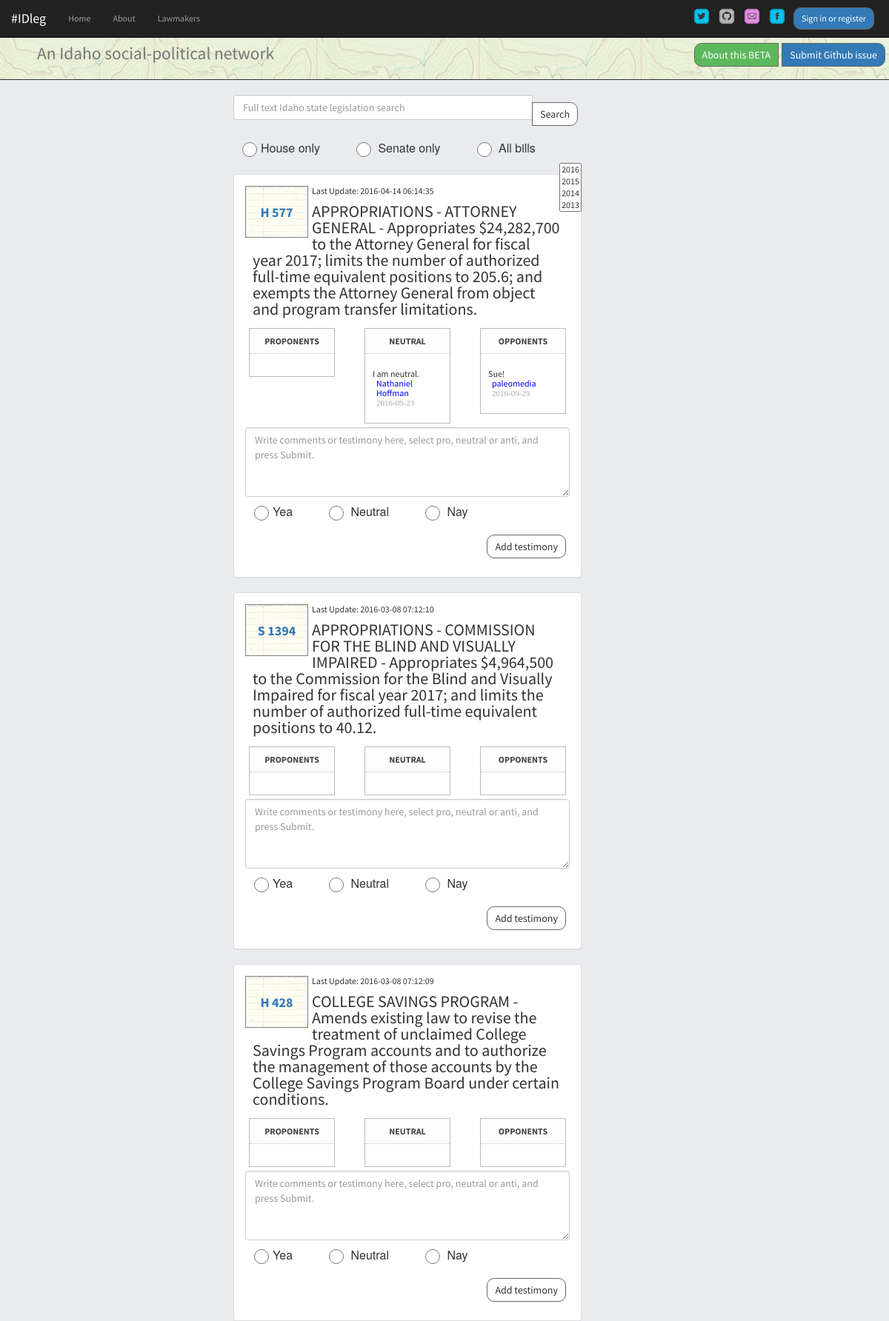
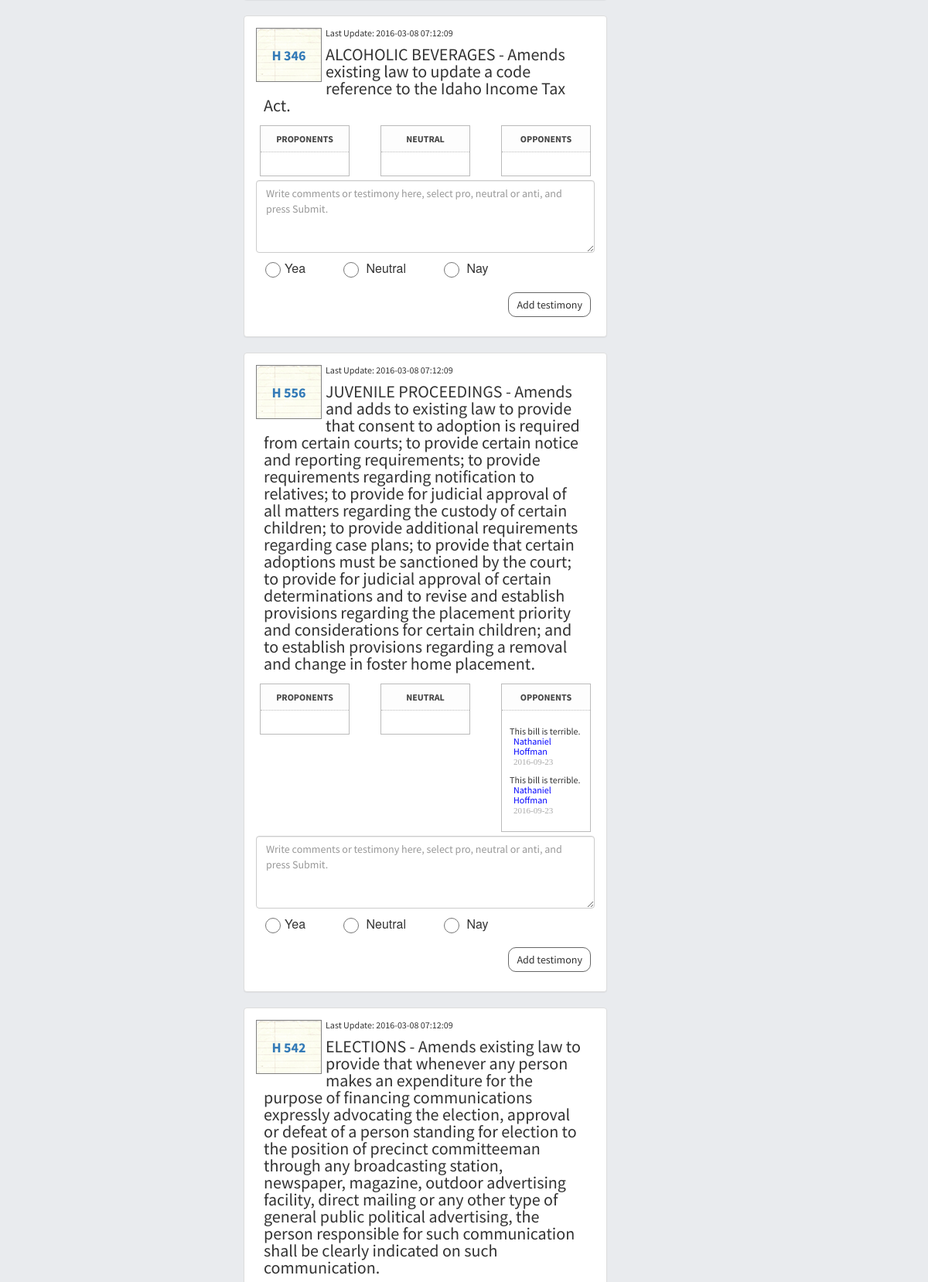
/index (upper part), run on the app's committed database (2 pictures, top to bottom).
### app/idleg/models.py (models this page shows, shortened)
class Bill(db.Model):
  __searchable__ = ['bill_name','title','bill_id']
  bill_id = db.Column(db.String(6)) #i.e. H 572
  year = db.Column(db.String(4))
  title = db.Column(db.Text) #Title and Descrip
  bill_name = db.Column(db.String(9), primary_key=True) #unique bill ID from Sunlight
  last_updated = db.Column(db.Text)
  votes_for = db.Column(db.Integer)
  votes_against = db.Column(db.Integer)
  comments = db.relationship('Comment', backref='bill_name', lazy='dynamic')

class Comment(db.Model):
    id = db.Column(db.Integer, primary_key = True)
    body = db.Column(db.String(140))
    timestamp = db.Column(db.DateTime)
    author = db.Column(db.String, db.ForeignKey('user.id'))
    comment_type = db.Column(db.String(8))
    bill_num = db.Column(db.String(8), db.ForeignKey('bill.bill_name'))

class User(db.Model):
  id = db.Column(db.Integer, primary_key=True)
  username = db.Column(db.String(100), unique=True)
  pwdhash= db.Column(db.String())
  email = db.Column(db.String(64), nullable=True)
  comments = db.relationship('Comment', backref='commenter', lazy='dynamic')

### app/idleg/views.py (the view)
@idleg.route('/', methods=['GET','POST'])
@idleg.route('/index', methods=['GET','POST'])
@idleg.route('/home', methods=['GET','POST'])
@idleg.route('/index/<int:page>', methods=['GET','POST'])
@cache.cached(timeout=60)
def home(page=1):
  form = RegistrationForm(request.form)
  comment_form = CommentForm(request.form)
  search_form = SearchForm(request.form)
  id_bills = Bill.query.order_by(desc(Bill.last_updated)).paginate(page, 10, False)
  return render_template('home.html', user=current_user, id_bills=id_bills, form=form, comment_form=comment_form, search_form=search_form)

### app/idleg/models.py
class RegistrationForm(Form):
  username = TextField('Username', [InputRequired()])
  email = StringField('Email Address', [InputRequired()])
  password = PasswordField('Password', [validators.DataRequired(), validators.EqualTo('confirm', message='Passwords must match')])
  confirm = PasswordField('Confirm Password', [InputRequired()])

class CommentForm(Form):
  comment = TextAreaField('comment')
  position = RadioField(
    'Yea, Neutral or Nay?',
    choices=[('yea','Yea'),('neutral','Neutral'),('nay','Nay')])

### app/idleg/views.py (called while the page is built)
@idleg.before_request
def get_current_user():
  g.user = current_user

### app/templates/home.html
{% extends 'base.html' %}
{% block container %}
  {% include 'bill_list.html' %}
{% endblock %}

### app/templates/bill_list.html (shortened to what this page needs)
{% block container %}
    <div class="col-md-3"></div>
    <div class="col-md-5">
      <form action="http://127.0.0.1:5000/search" method="POST" role="search" id="searchTerm">
            <div class="input-group">
              {{ search_form.search(placeholder="Full text Idaho state legislation search", class="form-control") }}
              <span class="input-group-btn">
                <button id="submitsearch" type="submit" value="submit" class="btn btn-default">Search</button>
              </span>
            </div>
          <div class="form-group">
            <div>{{ search_form.house(class="radio-inline", type="radio") }}</div>
            <div class="btn-group btn-small pull-right" role="group" aria-label="Year selector">
              {{ search_form.year(class="selectpicker", type="dropdown", title="Select years") }}
            </div>
          </div>
      </form>
      <div class="list">
      {% for bill in id_bills.items %}
        <div class="panel panel-default">
          <div class="panel-body">
                <div><span class="billimage"><a href={{ url_for('idleg.bills', bill_deet=bill.bill_name) }}>{% print bill.bill_id %}</a></span></div>
                <div class="lastaction">Last Update: {% print bill.last_updated %}</div>
                <div class="billsummary">{% print bill.title %}</div>
            <div class="row">
              <div class="col-md-4">
                <div class="detailBox">
                  <div class="titleBox">
                    <label>Proponents</label>
                  </div>
                 <div class="actionBox">
                </div>
              </div>
            </div>
              <div class="col-md-4">
                <div class="detailBox">
                  <div class="titleBox">
                    <label>Neutral</label>
                  </div>
                 <div class="actionBox">
                  <ul class="neutral commentList">
                  {% if bill.comments %}
                    {% for comment in bill.comments %}
                      {% if comment.comment_type == "neutral" %}
                          <li>
                          <span class="commentText">
                          <p>{{ comment.body }}</p>
                          </span>
                          <span class="commenterName">
                            <p>{{ comment.commenter.username }}</p>
                          </span>
                          <span class="date sub-text">{{ comment.timestamp.strftime('%Y-%m-%d') }}
                          </span>
                        </li>
                        {% endif %}
                    {% endfor %}
                  {% endif %}
                  </ul>
                </div>
              </div>
            </div>
              <div class="col-md-4">
                <div class="detailBox">
                  <div class="titleBox">
                    <label>Opponents</label>
                  </div>
                 <div class="actionBox">
                  <ul class="nay commentList">
                  {% if bill.comments %}
                    {% for comment in bill.comments %}
                      {% if comment.comment_type == "nay" %}
                          <li>
                          <span class="commentText">
                          <p>{{ comment.body }}</p>
                          </span>
                          <span class="commenterName">
                            <p>{{ comment.commenter.username }}</p>
                          </span>
                          <span class="date sub-text">{{ comment.timestamp.strftime('%Y-%m-%d') }}
                          </span>
                        </li>
                        {% endif %}
                    {% endfor %}
                  {% endif %}
                  </ul>
                </div>
              </div>
            </div>
          </div>
              <div class="form-group">
                  <form role="form" id="comment-{{ bill.bill_id|replace(" ","") }}" class="commentForm">
                    {{ comment_form.comment(rows="4", placeholder="Write comments or testimony here, select pro, neutral or anti, and press Submit.", class="form-control") }}
                    <div class="form-group">{{ comment_form.position(class="radio-inline", type="radio") }}
                      <button id="submitcomment" type="submit" class="btn pull-right btn-default">Add testimony</button></div>
                  </form>
              </div>
              </div>
            </div>
          {% endfor %}
      </div>
  </div>
{% endblock %}

### app/static/css/styles.css (style rules this page uses)
body { background-color: #e9ebee; }
body { font-family: 'Source Sans Pro', Helvetica, sans-serif; font-size: 12px; line-height: 1.3rem; font-weight: 400; margin: 0; padding: 0; }
.form-group { position: relative; }
.btn { margin: 10px 5px 10px 5px; padding: 5px 10px; border-radius: 10px; border: solid 1px #666; display: block; float: left; cursor: pointer; }
#position label, #house label { padding:7px; font-weight: 200; margin: 3px 30px; }
#position li, #house li { display: inline; font: normal 12px/1.3 'helvetica neue', hevetica, arial; font-size: 16px; }
#position input[type=radio], #house input[type=radio] { border: 20px; width: 20px; height: 20px; margin: 12px; }
.radio-inline { padding-left: 0px; }
.billimage { background-image: url("../images/billpage.png"); position: relative; width: 85px; height: 70px; float: left; margin: 0px 5px 0px 0px; border: 1px solid gray; }
span.billimage { font-size: 1.5em; font-family: 'Source Sans Pro', Helvetica, sans-serif; font-weight: bold; line-height: 70px; padding: 0px 5px; text-align: center; }
.billsummary { font-size: 2.2rem; line-height: 2.2rem; padding:10px; }
.detailBox { border:1px solid #bbb; margin:5px; }
.titleBox { background-color:#fdfdfd; padding:10px; text-align: center; text-transform: uppercase; }
.titleBox label { color:#444; margin:0; display:inline-block; }
.commentList { padding:0; list-style:none; overflow:visible; }
.commentList li { margin:0; margin-top:10px; }
.commenterName p { margin:0 5px; color: blue; }
.commentText p { margin:0; clear: left; }
.sub-text { color:#aaa; font-family:verdana; font-size:11px; margin:0 5px; }
.actionBox { border-top:1px dotted #bbb; padding:10px; }

### data on the page
Bill: bill "H 577", last_updated "2016-04-14 06:14:35", title "APPROPRIATIONS - ATTORNEY GENERAL - Appropriates $24,282,700 to the Attorney General for fiscal year 2017; limits the number of authorized full-time equivalent positions to 205.6; and exempts the Attorney General from object and program transfer limitations."
Comment: body "I am neutral.", commenter.username "Nathaniel Hoffman", timestamp "2016-09-23"
Comment: body "Sue!", commenter.username "paleomedia", timestamp "2016-09-29"
Bill: bill "S 1394", last_updated "2016-03-08 07:12:10", title "APPROPRIATIONS - COMMISSION FOR THE BLIND AND VISUALLY IMPAIRED - Appropriates $4,964,500 to the Commission for the Blind and Visually Impaired for fiscal year 2017; and limits the number of authorized full-time equivalent positions to 40.12."
Bill: bill "H 428", last_updated "2016-03-08 07:12:09", title "COLLEGE SAVINGS PROGRAM - Amends existing law to revise the treatment of unclaimed College Savings Program accounts and to authorize the management of those accounts by the College Savings Program Board under certain conditions."
Bill: bill "H 346", last_updated "2016-03-08 07:12:09", title "ALCOHOLIC BEVERAGES - Amends existing law to update a code reference to the Idaho Income Tax Act."
Bill: bill "H 556", last_updated "2016-03-08 07:12:09", title "JUVENILE PROCEEDINGS - Amends and adds to existing law to provide that consent to adoption is required from certain courts; to provide certain notice and reporting requirements; to provide requirements regarding notification to relatives; to provide for judicial approval of all matters regarding the custody of certain children; to provide additional requirements regarding case plans; to provide that certain adoptions must be sanctioned by the court; to provide for judicial approval of certain determinations and to revise and establish provisions regarding the placement priority and considerations for certain children; and to establish provisions regarding a removal and change in foster home…"
Comment: body "This bill is terrible.", commenter.username "Nathaniel Hoffman", timestamp "2016-09-23"
Comment: body "This bill is terrible.", commenter.username "Nathaniel Hoffman", timestamp "2016-09-23"
Bill: bill "H 542", last_updated "2016-03-08 07:12:09", title "ELECTIONS - Amends existing law to provide that whenever any person makes an expenditure for the purpose of financing communications expressly advocating the election, approval or defeat of a person standing for election to the position of precinct committeeman through any broadcasting station, newspaper, magazine, outdoor advertising facility, direct mailing or any other type of general public political advertising, the person responsible for such communication shall be clearly indicated on such communication."
